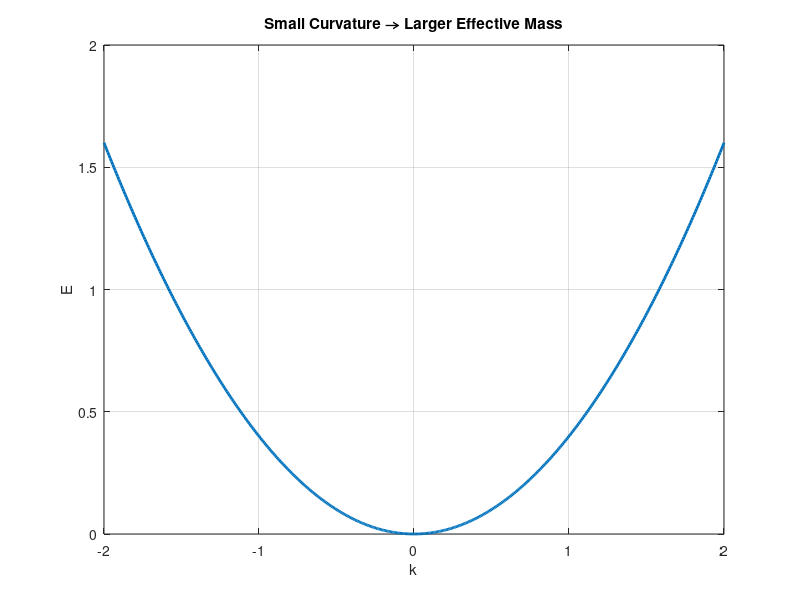

The MATLAB script that drew this image:
k = linspace(-2,2,500);

E = 0.4*k.^2;

figure('Color','w');
plot(k,E,'LineWidth',2);
grid on; box on;
xlabel('k');
ylabel('E');
title('Small Curvature → Larger Effective Mass');
